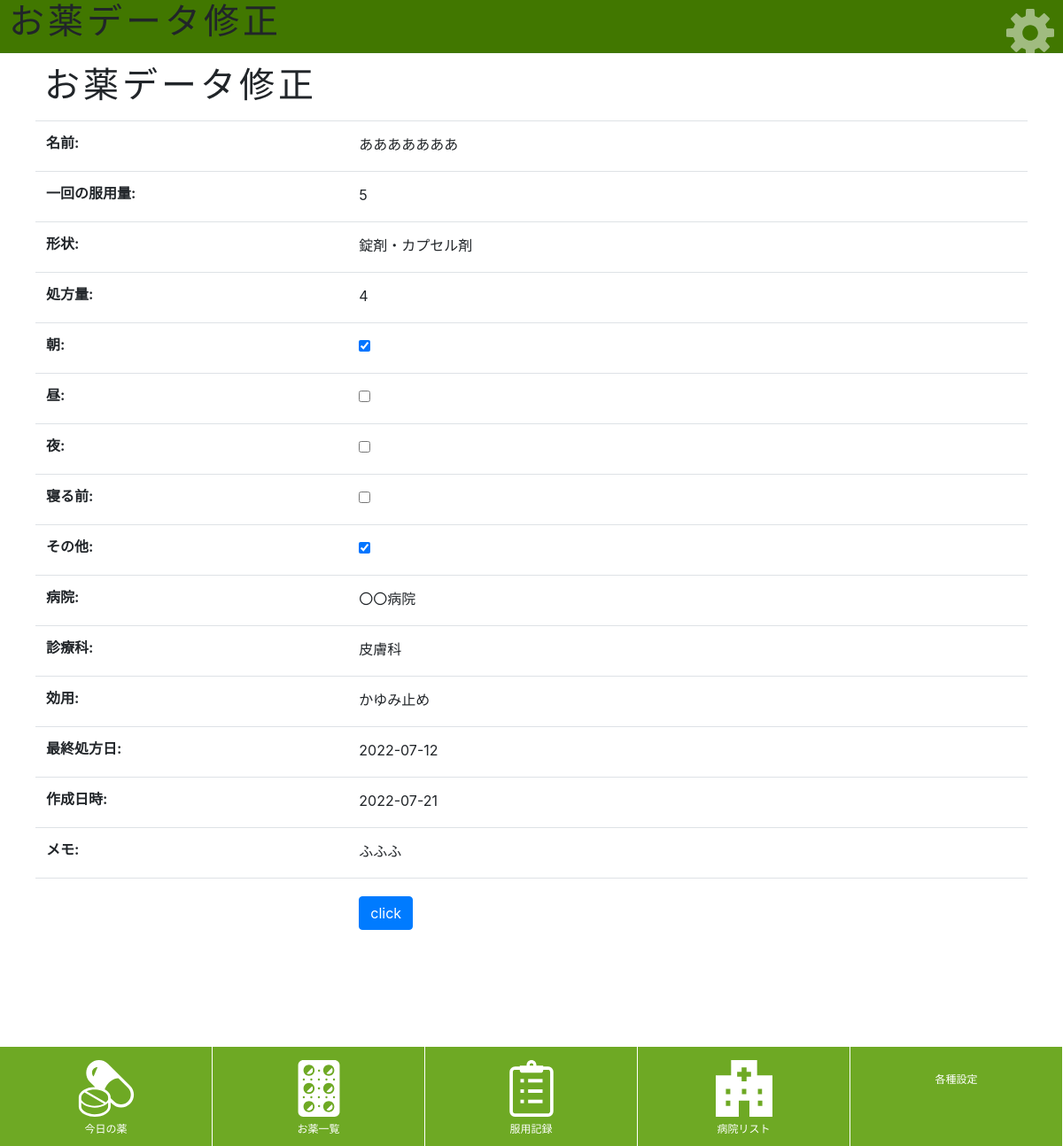
Screenshot of /medicine/edit/1 with the database file from the repository.
### medicine/models.py (models this page shows, shortened)
class MedicineModel(models.Model):
    medicinename = models.CharField(verbose_name="名前",max_length=30)
    dosage = models.IntegerField(verbose_name="一回の服用量",default=0,)
    shape = models.CharField(verbose_name="形状",max_length=30)
    timemorning = models.BooleanField(verbose_name="朝",default=False)
    timenoon = models.BooleanField(verbose_name="昼",default=False)
    timenight = models.BooleanField(verbose_name="夜",default=False)
    timesleep = models.BooleanField(verbose_name="寝る前",default=False)
    timeother = models.BooleanField(verbose_name="その他",default=False)
    amount = models.IntegerField(verbose_name="処方量",default=0,)
    hospital = models.CharField(verbose_name="病院",max_length=30)
    department = models.CharField(verbose_name="診療科",max_length=30)
    purpose = models.CharField(verbose_name="効用",max_length=30)
    recorddate = models.DateField(verbose_name="作成日時",default=timezone.now)
    lastday = models.DateField(verbose_name="最終処方日")
    memo = models.CharField(verbose_name="メモ",max_length=500)

### medicine/views.py (the view)
# urls.py: path('edit/<int:num>', views.edit, name='edit'),
def edit(request, num):
    obj = MedicineModel.objects.get(id=num)
    if (request.method == 'POST'):
        friend = MedicineForm(request.POST, instance=obj)
        friend.save()
        return redirect(to='/medicine')
    params = {
        'title': 'お薬データ修正',
        'id':num,
        'form': MedicineForm(instance=obj),
    }
    return render(request, 'medicine/edit.html', params)

### medicine/forms.py
class MedicineForm(forms.ModelForm):
    class Meta:
        model = MedicineModel
        fields = ['medicinename','dosage','shape','amount',\
            'timemorning','timenoon','timenight','timesleep','timeother',\
                'hospital','department','purpose','lastday','recorddate','memo']

### medicine/templates/medicine/edit.html (shortened to what this page needs)
{% extends 'medicine/layout.html' %}
{% load static %}
{% block header %}
<br><br>
{% endblock %}
{% block content %}
<h1 class="">{{title}}</h1>
<form action="{% url 'edit' id %}"
        method="post">
        <table class="table">
        {{ form.as_table }}
            <tr><th><td>
                <input type="submit" value="click"
                    class="btn btn-primary mt-2">
            </td></th></tr>
        </table>
    </form>
<br><br><br><br><br><br><br><br><br>
{% endblock %}

### medicine/static/medicine/css/style.css (style rules this page uses)
body { font-family: 'Catamaran','Noto Sans JP',sans-serif; font-size: 16px; line-height: 1.5; color: #2c2c2c; }
h1 { text-align: left; font-size: 30px; font-weight: 600; letter-spacing: .10em; margin-top: 10px; margin-left: 10px; }

### rows the page displays
MedicineModel: medicinename "あああああああ", dosage "5", shape "錠剤・カプセル剤", amount "4", timemorning "☑", timeother "☑", hospital "〇〇病院", department "皮膚科", purpose "かゆみ止め", lastday "2022-07-12", recorddate "2022-07-21", memo "ふふふ"

### other values shown
{{ title }} "お薬データ修正"
